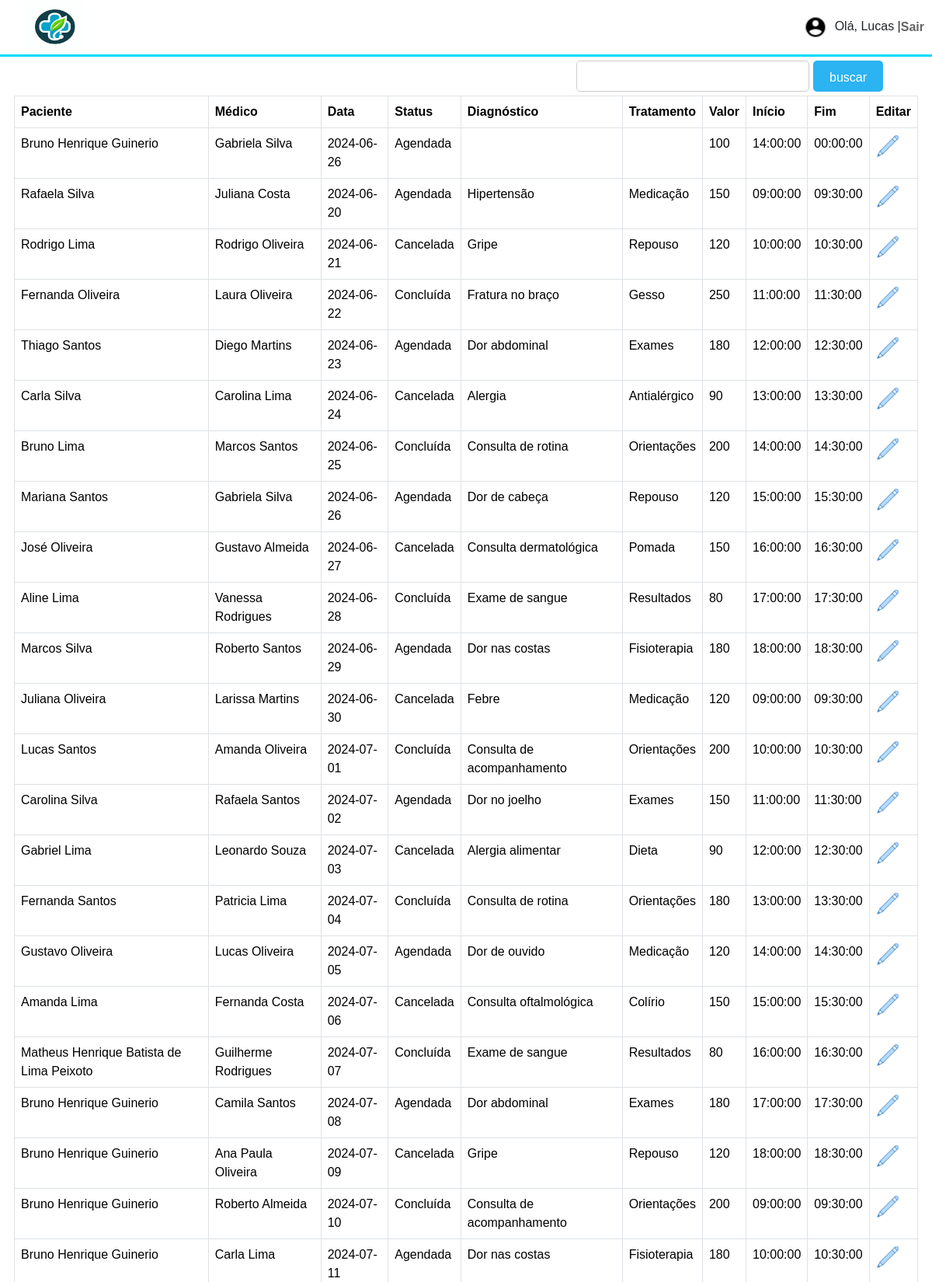
Page /editaconsulta (signed in, upper part) on the committed database.
### tables this page shows
CREATE TABLE `consultas` (
  `id` int(11) NOT NULL,
  `statusC` char(1) DEFAULT NULL,
  `id_medico` int(11) NOT NULL,
  `id_paciente` int(11) NOT NULL,
  `horarioInicio` time NOT NULL,
  `horarioFim` time NOT NULL,
  `diagnostico` varchar(255) DEFAULT NULL,
  `tratamento` varchar(255) DEFAULT NULL,
  `valor` double NOT NULL,
  `dataC` date NOT NULL
);

CREATE TABLE `pacientes` (
  `id` int(11) NOT NULL,
  `id_endereco` int(11) NOT NULL,
  `nome` varchar(255) NOT NULL,
  `cpf` varchar(11) NOT NULL,
  `nascimento` date NOT NULL,
  `telefone` varchar(15) NOT NULL,
  `email` varchar(100) NOT NULL,
  `necessidadeEspecial` char(1) DEFAULT NULL,
  `necessidadeTipo` varchar(100) DEFAULT NULL,
  `genero` char(1) NOT NULL,
  `senha` varchar(255) NOT NULL,
  `idoso` char(1) DEFAULT NULL
);

CREATE TABLE `medicos` (
  `id` int(11) NOT NULL,
  `id_endereco` int(11) NOT NULL,
  `id_funcionario` int(11) NOT NULL,
  `cpf` varchar(11) NOT NULL,
  `nome` varchar(100) NOT NULL,
  `nascimento` date NOT NULL,
  `email` varchar(100) NOT NULL,
  `telefone` varchar(15) NOT NULL,
  `crm` varchar(20) NOT NULL,
  `disponibilidadeInicio` time NOT NULL,
  `disponibilidadeFim` time NOT NULL,
  `genero` char(1) NOT NULL,
  `especialidade` varchar(50) NOT NULL,
  `senha` varchar(255) NOT NULL
);

### utils/RenderView.php (called while the page is built, shortened)
<?php
class RenderView {
    public function loadView($view, $args) {
        extract($args);
        require_once __DIR__ ."/../views/$view.php";
    }
}

### controllers/EditaconsultaController.php (called while the page is built, shortened)
<?php
require_once __DIR__."/../utils/RenderView.php";
class EditaconsultaController extends RenderView {
    public function index() {
        $selecionaConsulta = new AppointmentRepository;
        $consultas = $selecionaConsulta->retornaConsulta('SELECT p.nome AS pnome, m.nome AS mnome, c.dataC, c.statusC, c.diagnostico, c.tratamento, c.valor, c.horarioInicio, c.horarioFim, c.id FROM consultas c INNER JOIN medicos m ON m.id = c.id_medico INNER JOIN pacientes p ON p.id = c.id_paciente;');
        $this->loadView(
            'editarConsulta', ['consultas' => $consultas]
        );
    }
}

### core/Core.php (called while the page is built, shortened)
<?php
class Core {
  public function run($routes){
    $url = '/';
    if( isset($_GET['url'])) {
      $url = $url.$_GET['url'];
    }
    if( $url != '/') {
      $url = rtrim($url, '/');
    }
    foreach ($routes as $path => $controller) {
      $pattern =  '#^'. preg_replace('/{id}/', '(\w+)', $path) .'$#';
      if (preg_match($pattern, $url, $matches)) {
        array_shift($matches);
        [$currentController, $action] = explode('@', $controller);
        $newController = new $currentController();
        $newController->$action($matches);
      }
    }
  }
}

### index.php (called while the page is built, shortened)
<?php
require_once __DIR__.'/routes/routes.php';
$core = new Core();
$core->run($routes);

### class/Repository.php (called while the page is built, shortened)
<?php
class Repository{
    protected $conexao;
    public function  __construct()
    {
        try
        {
            $this->conexao = new Conexao();
        }
        catch (Exception $e)
        {
            throw new Exception("Não foi possível conectar-se ao banco de dados: " . $e->getMessage());
        }
    }
    public function __destruct()
    {
        if ($this->conexao) {
            $this->conexao = null;
        }
    }
    public function executaConsulta($callback){
        try{
            return $callback();
        }catch(PDOException $e){
            throw new Exception("Erro ao executar consulta: ".$e->getMessage());
        }
    }
    public function retornaConsulta($sql, $valores = NULL){
        return $this->executaConsulta(function() use ($sql, $valores){
            $pdo = $this->conexao->getConexao();
            $stmt = $pdo->prepare($sql);
            if($valores != NULL){
                foreach($valores as $campo => $valor){
                    $stmt->bindValue($campo, $valor);
                }
            }
            $stmt->execute();
            $result = $stmt->fetchAll(PDO::FETCH_ASSOC);
            return $result;
        });
    }
}
?>

### views/editarConsulta.php (the view, shortened to what this page needs)
<!DOCTYPE html>
<html lang="pt-br">
<head>
    <link href="https://cdn.jsdelivr.net/npm/bootstrap@5.3.3/dist/css/bootstrap.min.css" rel="stylesheet">
    <link rel="stylesheet" href="public/styles/style.css">
</head>
<body>
<header style="position: relative;">
        <div class="container-top">
            <div class="flex">
                <a href=""><img src="public/images/logo.jpeg" width="80px" height="70px" alt="" class="image-container-top"></a>
    <ul class="link-login" style=" margin-right: 10px;">
    <div class="nome-echo">
        <?php
        if(isset($_SESSION['login_nome'])) {
            $trimmed_name = trim($_SESSION['login_nome']);
            echo '<div class="nome-echo"><img src="public/images/icons8-male-user-24.png" width="30px" height="30px" alt=""> Olá, ' . explode(" ", $trimmed_name)[0] . ' |   </div>';
        }
    ?>
    </div>
        <div class="logout">
            <a style="<?php echo $estilologout; ?>" href="home">    Sair</a>
        </div>
    </ul>
            </div>
        </div>
    </header>
    <section class="edit-consulta">
        <div class="input-search-paciente">
            <form action="buscapaciente" method="POST">
                <input type="text" name="busca" id="busca">
                <input class="btn-entrar-login sb" type="submit" value="buscar">
            </form>
        </div>
        <div>
            <table class="table table-bordered">
                <thead>
                    <tr>
                        <th>Paciente</th>
                        <th>Médico</th>
                        <th>Data</th>
                        <th>Status</th>
                        <th>Diagnóstico</th>
                        <th>Tratamento</th>
                        <th>Valor</th>
                        <th>Início</th>
                        <th>Fim</th>
                        <th>Editar</th>
                    </tr>
                </thead>
                <tbody>
                    <?php
                    foreach($consultas as $linha){
                        echo '<tr>';
                        foreach($linha as $string => $valor){
                            if(!($string == 'id')){
                                $valor = htmlspecialchars($valor, ENT_QUOTES, 'UTF-8');
                                if(strlen($valor) > 50){
                                    $limite_string = substr($valor, 0, 50).'...';
                                    echo '<td>'.$limite_string.'<img width="25px" data-texto="'.$valor.'" class="expandir" src="public/images/expandir.png" alt="Expandir">'.'</td>';
                                }else{
                                    if($string == 'statusC' && $valor == 'a'){
                                        echo '<td>Agendada</td>';
                                    }else if($string == 'statusC' && $valor == 'd'){
                                        echo '<td>Concluída</td>';
                                    }else if($string == 'statusC' && $valor == 'c'){
                                        echo '<td>Cancelada</td>';
                                    }else if($string == 'valor' && $valor == '0'){
                                        echo '<td></td>';
                                    }else{
                                        echo '<td>'.$valor.'</td>';
                                    }
                                }
                            }
                        }
                        echo '<td><a href="buscapaciente/' . $linha['id'] . '"><img width="30px" src="public/images/edit.png" class="editar" alt="Editar usuário"></a></td>';
                        echo '</tr>';
                    }
                    ?>
                </tbody>
            </table>
        </div>
    </section>
</body>
</html>

### public/styles/style.css (style rules this page uses)
* { margin: 0; padding: 0; box-sizing: border-box; font-family: sans-serif; }
.container-top { width: 100% ; border-bottom: 0.1875rem solid rgb(0, 217, 255); }
.image-container-top { margin-left: 30px; }
.flex { display: flex; align-items: center; justify-content: space-between; }
.flex img { text-align: left; }
header { width: 100%; top: 0; left: 0; position: fixed; background-color: white ; z-index: 1; }
header ul { margin-bottom: 0 !important; list-style-type: none; padding: 0; text-align: center; }
.link-login { height: 40px; }
.logout a { text-decoration: none; font-weight: bold; font-size: 16px; list-style-type: none; color: rgb(100, 100, 100); }
.nome-echo { font-family: 'Lucida Sans', 'Lucida Sans Regular', 'Lucida Grande', 'Lucida Sans Unicode', Geneva, Verdana, sans-serif; }
.link-login { display: flex; align-items: center; }
.link-login img { margin-right: 5px; }
.btn-entrar-login { background-color: #2cb3f1; color: white; border: none; padding: 10px 20px; font-size: 16px; border-radius: 5px; cursor: pointer; width: 100%; transition: background-color 0.3s, transform 0.3s; }
input[type="text"], input[type="email"], input[type="tel"], input[type="date"], input[type="password"], input[type="date"], select { width: 100%; padding: 10px; border-radius: 5px; border: 1px solid #ccc; box-sizing: border-box; }
.edit-consulta { width: 97%; margin: auto; }

### rows in the picture
consultas: id_paciente.nome "Bruno Henrique Guinerio", id_medico.nome "Gabriela Silva", dataC "2024-06-26", statusC "Agendada", valor "100", horarioInicio "14:00:00", horarioFim "00:00:00"
consultas: id_paciente.nome "Rafaela Silva", id_medico.nome "Juliana Costa", dataC "2024-06-20", statusC "Agendada", diagnostico "Hipertensão", tratamento "Medicação", valor "150", horarioInicio "09:00:00", horarioFim "09:30:00"
consultas: id_paciente.nome "Rodrigo Lima", id_medico.nome "Rodrigo Oliveira", dataC "2024-06-21", statusC "Cancelada", diagnostico "Gripe", tratamento "Repouso", valor "120", horarioInicio "10:00:00", horarioFim "10:30:00"
consultas: id_paciente.nome "Fernanda Oliveira", id_medico.nome "Laura Oliveira", dataC "2024-06-22", statusC "Concluída", diagnostico "Fratura no braço", tratamento "Gesso", valor "250", horarioInicio "11:00:00", horarioFim "11:30:00"
consultas: id_paciente.nome "Thiago Santos", id_medico.nome "Diego Martins", dataC "2024-06-23", statusC "Agendada", diagnostico "Dor abdominal", tratamento "Exames", valor "180", horarioInicio "12:00:00", horarioFim "12:30:00"
consultas: id_paciente.nome "Carla Silva", id_medico.nome "Carolina Lima", dataC "2024-06-24", statusC "Cancelada", diagnostico "Alergia", tratamento "Antialérgico", valor "90", horarioInicio "13:00:00", horarioFim "13:30:00"
consultas: id_paciente.nome "Bruno Lima", id_medico.nome "Marcos Santos", dataC "2024-06-25", statusC "Concluída", diagnostico "Consulta de rotina", tratamento "Orientações", valor "200", horarioInicio "14:00:00", horarioFim "14:30:00"
consultas: id_paciente.nome "Mariana Santos", id_medico.nome "Gabriela Silva", dataC "2024-06-26", statusC "Agendada", diagnostico "Dor de cabeça", tratamento "Repouso", valor "120", horarioInicio "15:00:00", horarioFim "15:30:00"
consultas: id_paciente.nome "José Oliveira", id_medico.nome "Gustavo Almeida", dataC "2024-06-27", statusC "Cancelada", diagnostico "Consulta dermatológica", tratamento "Pomada", valor "150", horarioInicio "16:00:00", horarioFim "16:30:00"
consultas: id_paciente.nome "Aline Lima", id_medico.nome "Vanessa Rodrigues", dataC "2024-06-28", statusC "Concluída", diagnostico "Exame de sangue", tratamento "Resultados", valor "80", horarioInicio "17:00:00", horarioFim "17:30:00"
consultas: id_paciente.nome "Marcos Silva", id_medico.nome "Roberto Santos", dataC "2024-06-29", statusC "Agendada", diagnostico "Dor nas costas", tratamento "Fisioterapia", valor "180", horarioInicio "18:00:00", horarioFim "18:30:00"
consultas: id_paciente.nome "Juliana Oliveira", id_medico.nome "Larissa Martins", dataC "2024-06-30", statusC "Cancelada", diagnostico "Febre", tratamento "Medicação", valor "120", horarioInicio "09:00:00", horarioFim "09:30:00"
consultas: id_paciente.nome "Lucas Santos", id_medico.nome "Amanda Oliveira", dataC "2024-07-01", statusC "Concluída", diagnostico "Consulta de acompanhamento", tratamento "Orientações", valor "200", horarioInicio "10:00:00", horarioFim "10:30:00"
consultas: id_paciente.nome "Carolina Silva", id_medico.nome "Rafaela Santos", dataC "2024-07-02", statusC "Agendada", diagnostico "Dor no joelho", tratamento "Exames", valor "150", horarioInicio "11:00:00", horarioFim "11:30:00"
consultas: id_paciente.nome "Gabriel Lima", id_medico.nome "Leonardo Souza", dataC "2024-07-03", statusC "Cancelada", diagnostico "Alergia alimentar", tratamento "Dieta", valor "90", horarioInicio "12:00:00", horarioFim "12:30:00"
consultas: id_paciente.nome "Fernanda Santos", id_medico.nome "Patricia Lima", dataC "2024-07-04", statusC "Concluída", diagnostico "Consulta de rotina", tratamento "Orientações", valor "180", horarioInicio "13:00:00", horarioFim "13:30:00"
consultas: id_paciente.nome "Gustavo Oliveira", id_medico.nome "Lucas Oliveira", dataC "2024-07-05", statusC "Agendada", diagnostico "Dor de ouvido", tratamento "Medicação", valor "120", horarioInicio "14:00:00", horarioFim "14:30:00"
consultas: id_paciente.nome "Amanda Lima", id_medico.nome "Fernanda Costa", dataC "2024-07-06", statusC "Cancelada", diagnostico "Consulta oftalmológica", tratamento "Colírio", valor "150", horarioInicio "15:00:00", horarioFim "15:30:00"
consultas: id_paciente.nome "Matheus Henrique Batista de Lima Peixoto", id_medico.nome "Guilherme Rodrigues", dataC "2024-07-07", statusC "Concluída", diagnostico "Exame de sangue", tratamento "Resultados", valor "80", horarioInicio "16:00:00", horarioFim "16:30:00"
consultas: id_paciente.nome "Bruno Henrique Guinerio", id_medico.nome "Camila Santos", dataC "2024-07-08", statusC "Agendada", diagnostico "Dor abdominal", tratamento "Exames", valor "180", horarioInicio "17:00:00", horarioFim "17:30:00"
consultas: id_paciente.nome "Bruno Henrique Guinerio", id_medico.nome "Ana Paula Oliveira", dataC "2024-07-09", statusC "Cancelada", diagnostico "Gripe", tratamento "Repouso", valor "120", horarioInicio "18:00:00", horarioFim "18:30:00"
consultas: id_paciente.nome "Bruno Henrique Guinerio", id_medico.nome "Roberto Almeida", dataC "2024-07-10", statusC "Concluída", diagnostico "Consulta de acompanhamento", tratamento "Orientações", valor "200", horarioInicio "09:00:00", horarioFim "09:30:00"
consultas: id_paciente.nome "Bruno Henrique Guinerio", id_medico.nome "Carla Lima", dataC "2024-07-11", statusC "Agendada", diagnostico "Dor nas costas", tratamento "Fisioterapia", valor "180", horarioInicio "10:00:00", horarioFim "10:30:00"

### other values in the picture
explode(" ", $trimmed_name)[0] "Lucas"
